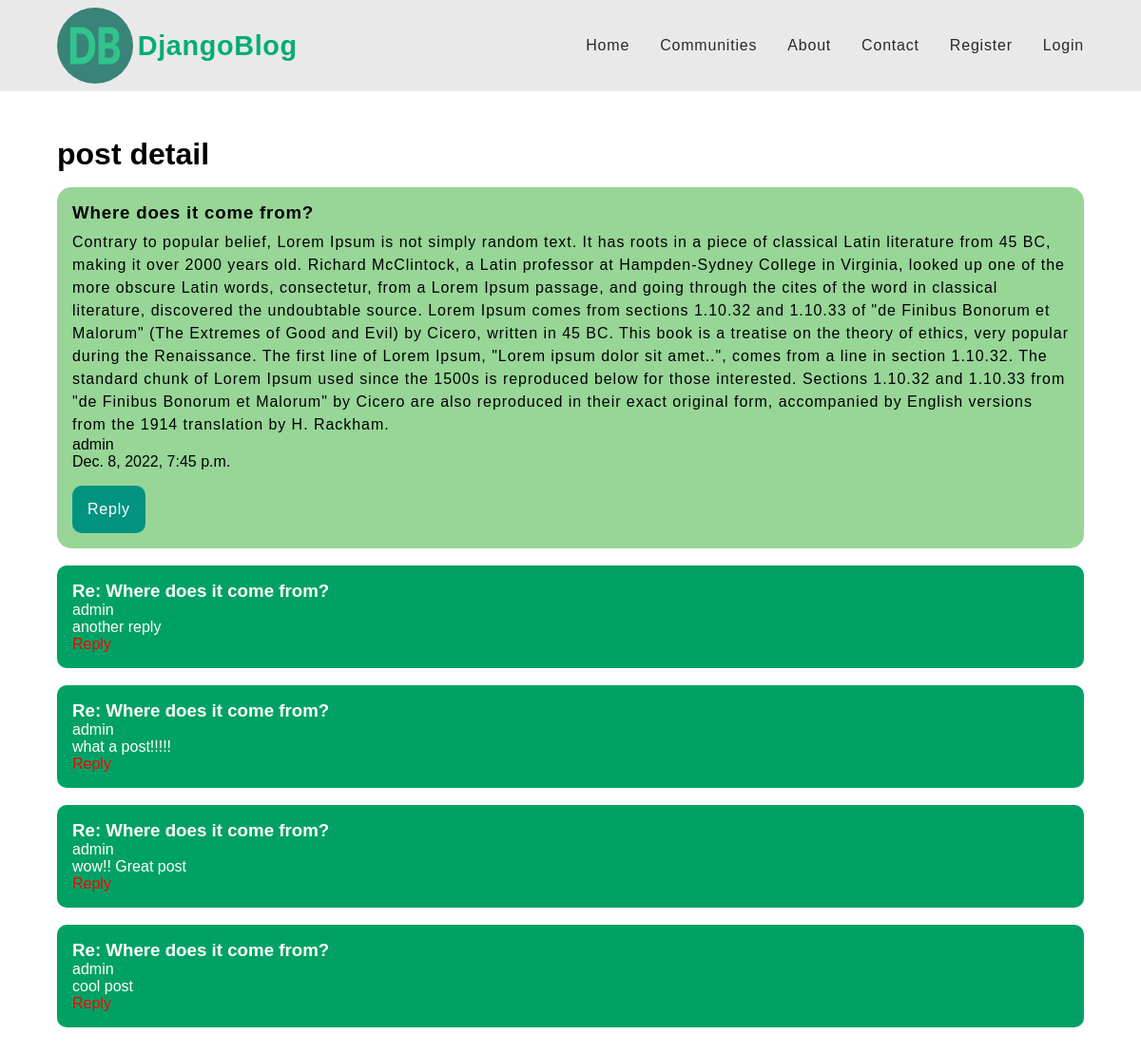
The app's page /post/detail/3 with its own data.
### posts/models.py (models this page shows, shortened)
class Post(models.Model):
    author = models.ForeignKey(User, on_delete=models.CASCADE)
    title = models.CharField(max_length=50)
    content = models.TextField()
    date_created = models.DateTimeField(default=timezone.now)

class PostReply(models.Model):
    user = models.ForeignKey(User, on_delete=models.CASCADE, null=True)
    post = models.ForeignKey(Post, on_delete=models.CASCADE, null=True)
    content = models.TextField()
    class Meta:
        verbose_name_plural = 'Post replies'
    def __str__(self):
        return f'{self.user}'

### posts/views.py (the view)
# urls.py: path('post/detail/<int:pk>', post_detail, name='post-detail'),
def post_detail(request, pk):
    try:
        post = get_object_or_404(Post, pk=pk)
        replies = post.postreply_set.all()
        print(replies)
        context = {
            'replies': replies,
            'post': post
        }
        return render(request, 'posts/post_detail.html', context)
    except:
        return redirect('posts:home')

### posts/templates/posts/post_detail.html (shortened to what this page needs)
{% extends 'posts/index.html' %}
{% block content %}
    <div class="post-detail-container">
        <h1>
            post detail
        </h1>
        <div class="post-detail-wrapper">
            <h3 class="title">{{ post.title }}</h3>
            <p class="content">{{ post.content }}</p>
            <p class="author">{{ post.author.username }}</p>
            <p class="date-created">{{ post.date_created }}</p>
            <a href="{% url 'posts:post-reply' post.pk %}" class="reply-btn">Reply</a>
        </div>
        <br>
        <div class="post-reply-container">
            {% if replies %}
                {% for reply in replies %}
                    <div class="post-reply-wrapper" style="background: rgb(0, 161, 100); padding: 1rem; color: white;
                    border-radius: 10px;">
                        <h3>Re: {{ post.title }}</h3>
                        <p>{{ reply.user.username }}</p>
                        <p>{{ reply.content }}</p>
                        <a href="" style="color: rgb(255, 0, 0)">Reply</a>
                    </div>
                    <br>
                {% endfor %}
            {% endif %}
        </div>
    </div>
{% endblock content %}

### posts/static/posts/style.css (style rules this page uses)
a { text-decoration: none; border: none; }
body { max-width: 1920px; margin: 0 auto; font-family: ubuntu, sans-serif; }
.post-detail-container { padding: 2rem 0; padding-bottom: 3rem; }
.post-detail-container > h1 { padding: 1rem 0; }
.post-detail-container > .post-detail-wrapper { padding: 1rem; border-radius: 15px; background: rgb(151, 214, 151); }
.post-detail-container > .post-detail-wrapper > .title { padding-bottom: 0.5rem; letter-spacing: 0.05rem; }
.post-detail-container > .post-detail-wrapper > .content { letter-spacing: 0.06rem; line-height: 1.5; }
.post-detail-container > .post-detail-wrapper > .reply-btn { padding: 1rem; margin-top: 1rem; display: inline-block; background: rgb(0, 148, 128); color: rgb(255, 255, 255); border-radius: 10px; letter-spacing: 0.05rem; }

### records on screen
Post: title "Where does it come from?", content "Contrary to popular belief, Lorem Ipsum is not simply random text. It has roots in a piece of classical Latin literature from 45 BC, making it over 2000 years old. Richard McClintock, a Latin professor at Hampden-Sydney College in Virginia, looked up one of the more obscure Latin words, consectetur, from a Lorem Ipsum passage, and going through the cites of the word in classical literature, discovered the undoubtable source. Lorem Ipsum comes from sections 1.10.32 and 1.10.33 of \"de Finibus Bonorum et Malorum\" (The Extremes of Good and Evil) by Cicero, written in 45 BC. This book is a treatise on the theory of ethics, very popular during the Renaissance. The first line of Lorem Ipsum,…", author.username "admin", date_created "Dec. 8, 2022, 7:45 p.m."
PostReply: user.username "admin", content "another reply"
PostReply: user.username "admin", content "what a post!!!!!"
PostReply: user.username "admin", content "wow!! Great post"
PostReply: user.username "admin", content "cool post"
